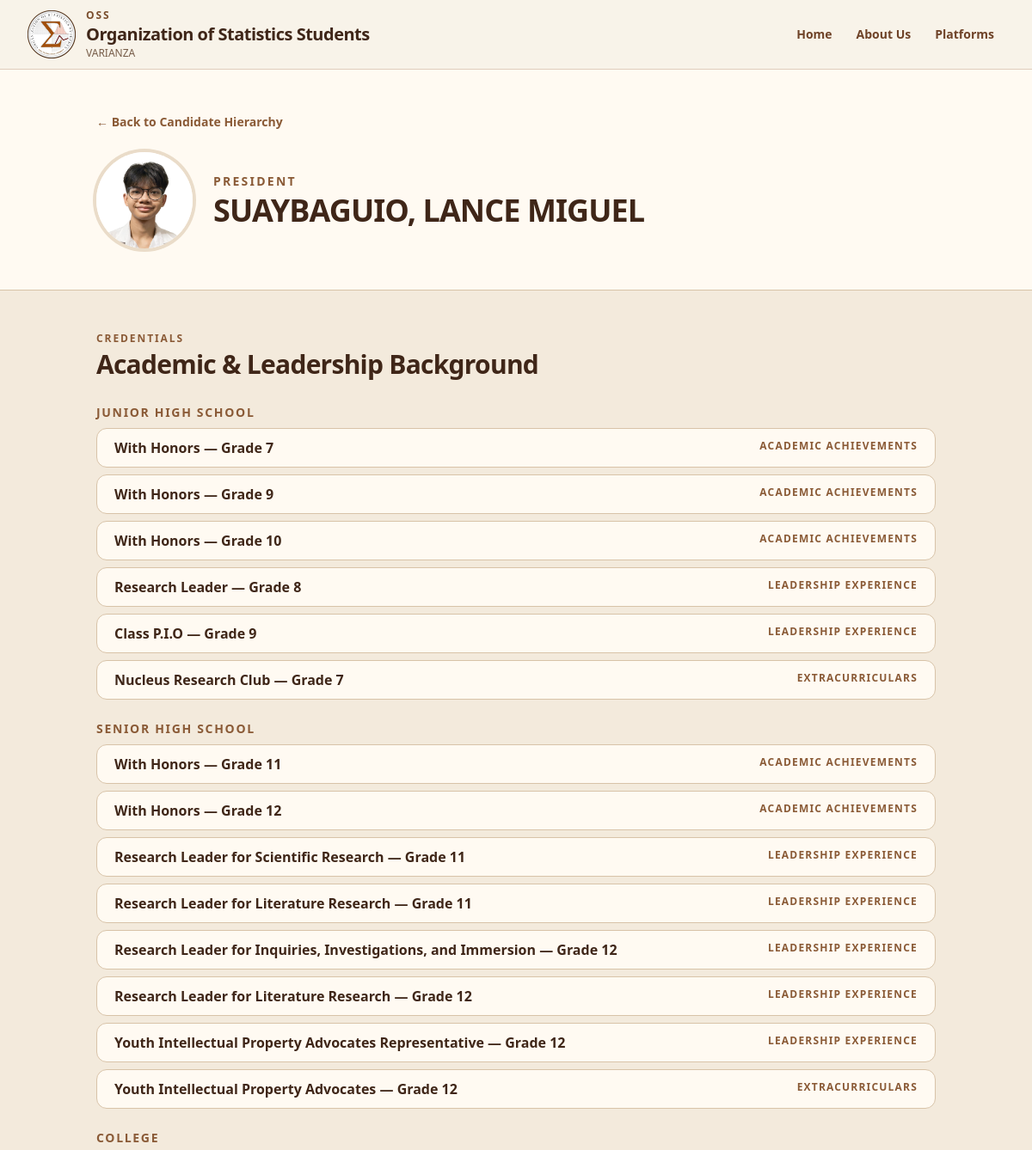
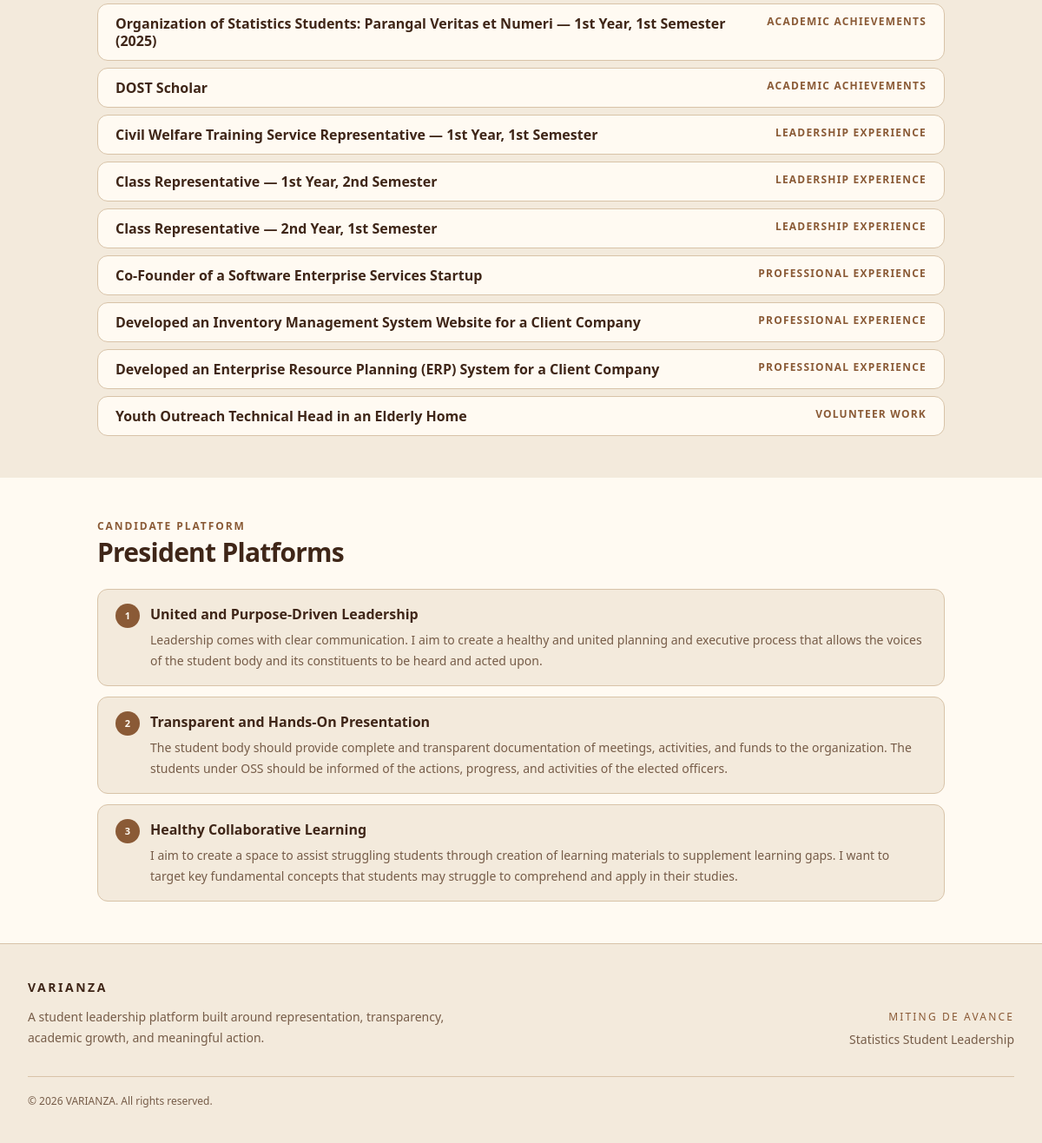
The page /candidates/suaybaguio-lance-miguel/ on the database its author committed (2 pictures, top to bottom).
### core/models.py (models this page shows, shortened)
class Candidate(models.Model):
    POSITION_CHOICES = [
        ("PRESIDENT", "President"),
        ("VP-INTERNAL", "VP-Internal"),
        ("VP-EXTERNAL", "VP-External"),
        ("SECRETARY", "Secretary"),
        ("ASST. SECRETARY", "Asst. Secretary"),
        ("TREASURER", "Treasurer"),
        ("AUDITOR", "Auditor"),
        ("ASST. AUDITOR", "Asst. Auditor"),
        ("PROJECT MANAGER", "Project Manager"),
        ("PRO", "PRO"),
        ("ECO-WARRIOR", "Eco-Warrior"),
        ("2ND YEAR REPRESENTATIVE", "2nd Year Representative"),
    ]
    name = models.CharField(max_length=150)
    slug = models.SlugField(unique=True)
    position = models.CharField(
        max_length=50,
        choices=POSITION_CHOICES,
    )
    photo = models.CharField(
        max_length=255,
        blank=True,
    )
    hierarchy_order = models.PositiveIntegerField(default=0)
    class Meta:
        ordering = ["hierarchy_order", "id"]

class CandidateCredential(models.Model):
    EDUCATION_LEVEL_CHOICES = [
        ("ELEMENTARY", "Elementary"),
        ("JUNIOR HIGH", "Junior High School"),
        ("SENIOR HIGH", "Senior High School"),
        ("COLLEGE", "College"),
        ("GENERAL", "General"),
    ]
    candidate = models.ForeignKey(
        Candidate,
        on_delete=models.CASCADE,
        related_name="credentials",
    )
    education_level = models.CharField(
        max_length=30,
        choices=EDUCATION_LEVEL_CHOICES,
    )
    category = models.CharField(max_length=100)
    title = models.CharField(max_length=255)
    description = models.TextField(blank=True)
    order = models.PositiveIntegerField(default=0)
    class Meta:
        ordering = [
            "education_level",
            "order",
            "id",
        ]

class CandidatePlatform(models.Model):
    candidate = models.ForeignKey(
        Candidate,
        on_delete=models.CASCADE,
        related_name="platforms",
    )
    title = models.CharField(max_length=200)
    description = models.TextField()
    order = models.PositiveIntegerField(default=0)
    class Meta:
        ordering = ["order", "id"]

### core/views.py (the view)
def candidate_detail(request, slug):
    candidate = get_object_or_404(
        Candidate.objects.prefetch_related(
            "platforms",
            "credentials",
        ),
        slug=slug,
    )
    credentials = list(candidate.credentials.all())
    credential_groups = [
        (
            "Junior High School",
            [c for c in credentials if c.education_level == "JUNIOR HIGH"],
        ),
        (
            "Senior High School",
            [c for c in credentials if c.education_level == "SENIOR HIGH"],
        ),
        (
            "College",
            [c for c in credentials if c.education_level == "COLLEGE"],
        ),
    ]
    return render(
        request,
        "core/candidate_detail.html",
        {
            "candidate": candidate,
            "credentials": credentials,
            "credential_groups": credential_groups,
        },
    )

### core/templates/core/candidate_detail.html (shortened to what this page needs)
{% extends "base.html" %}
{% load static %}
{% block content %}
<section class="border-b border-[#d8c3a8] bg-[#fffaf2]">
    <div class="mx-auto max-w-5xl px-5 py-8 sm:px-6 sm:py-12">
        <a
            href="{% url 'core:home' %}"
            class="text-sm font-semibold text-[#8a5a36] hover:text-[#3f2618]"
        >
            ← Back to Candidate Hierarchy
        </a>
        <div class="mt-6 flex items-center gap-4 sm:gap-6">
            {% if candidate.photo %}
                <img
                    src="{% static candidate.photo %}"
                    alt="{{ candidate.name }}"
                    class="h-20 w-20 shrink-0 rounded-full object-cover ring-4 ring-[#eadcc9] sm:h-28 sm:w-28"
                >
            {% endif %}
            <div class="min-w-0">
                <p class="text-xs font-bold uppercase tracking-[0.16em] text-[#8a5a36] sm:text-sm">
                    {{ candidate.get_position_display }}
                </p>
                <h1 class="mt-1 break-words text-2xl font-black tracking-tight text-[#3f2618] sm:text-4xl">
                    {{ candidate.name }}
                </h1>
            </div>
        </div>
    </div>
</section>
<section class="bg-[#f3eadc]">
    <div class="mx-auto max-w-5xl px-5 py-8 sm:px-6 sm:py-12">
        <p class="text-xs font-bold uppercase tracking-[0.16em] text-[#8a5a36]">
            Credentials
        </p>
        <h2 class="mt-1 text-2xl font-black tracking-tight text-[#3f2618] sm:text-3xl">
            Academic &amp; Leadership Background
        </h2>
        {% if credentials %}
            <div class="mt-7 space-y-6">
                {% for group_name, group_credentials in credential_groups %}
                    {% if group_credentials %}
                        <div>
                            <h3 class="text-sm font-bold uppercase tracking-[0.12em] text-[#8a5a36]">
                                {{ group_name }}
                            </h3>
                            <div class="mt-2 space-y-2">
                                {% for credential in group_credentials %}
                                    <article class="rounded-xl border border-[#d8c3a8] bg-[#fffaf2] px-4 py-3 sm:px-5">
                                        <div class="flex flex-col gap-1 sm:flex-row sm:items-start sm:justify-between sm:gap-4">
                                            <div class="min-w-0">
                                                <h4 class="break-words text-sm font-bold leading-5 text-[#3f2618] sm:text-base">
                                                    {{ credential.title }}
                                                </h4>
                                            </div>
                                            {% if credential.category %}
                                                <p class="shrink-0 text-[10px] font-bold uppercase tracking-[0.1em] text-[#8a5a36] sm:text-xs">
                                                    {{ credential.category }}
                                                </p>
                                            {% endif %}
                                        </div>
                                    </article>
                                {% endfor %}
                            </div>
                        </div>
                    {% endif %}
                {% endfor %}
            </div>
        {% else %}
            <p class="mt-6 text-sm text-[#765c48]">
                No credentials have been added yet.
            </p>
        {% endif %}
    </div>
</section>
<section class="bg-[#fffaf2]">
    <div class="mx-auto max-w-5xl px-5 py-8 sm:px-6 sm:py-12">
        <p class="text-xs font-bold uppercase tracking-[0.16em] text-[#8a5a36]">
            Candidate Platform
        </p>
        <h2 class="mt-1 text-2xl font-black tracking-tight text-[#3f2618] sm:text-3xl">
            {{ candidate.get_position_display }} Platforms
        </h2>
        <div class="mt-6 space-y-3">
            {% for platform in candidate.platforms.all %}
                <article class="rounded-xl border border-[#d8c3a8] bg-[#f3eadc] px-4 py-4 sm:px-5">
                    <div class="flex items-start gap-3">
                        <div class="flex h-7 w-7 shrink-0 items-center justify-center rounded-full bg-[#8a5a36] text-[11px] font-bold text-[#fffaf2]">
                            {{ forloop.counter }}
                        </div>
                        <div class="min-w-0">
                            <h3 class="break-words text-sm font-bold text-[#3f2618] sm:text-base">
                                {{ platform.title }}
                            </h3>
                            {% if platform.description %}
                                <p class="mt-1.5 break-words text-xs leading-5 text-[#765c48] sm:text-sm sm:leading-6">
                                    {{ platform.description }}
                                </p>
                            {% endif %}
                        </div>
                    </div>
                </article>
            {% empty %}
                <p class="text-sm text-[#765c48]">
                    No platforms have been added yet.
                </p>
            {% endfor %}
        </div>
    </div>
</section>
{% endblock %}

### theme/templates/base.html (shortened to what this page needs)
{% load static tailwind_tags %}
<!DOCTYPE html>
<html lang="en">
<head>
    {% tailwind_css %}
</head>
<body class="flex min-h-screen flex-col bg-[#fffaf2] text-[#4a2d1c] antialiased">
    {% include "partials/header.html" %}
    <main class="flex-1">
        {% block content %}
        {% endblock %}
    </main>
    {% include "partials/footer.html" %}
</body>
</html>

### theme/templates/partials/header.html (shortened to what this page needs)
{% load static %}
<header class="sticky top-0 z-50 border-b border-amber-900/20 bg-[#f8f3e9]">
    <div class="mx-auto max-w-7xl px-4 sm:px-6 lg:px-8">
        <div class="flex min-h-16 items-center justify-between gap-4 lg:min-h-20">
            <a
                href="{% url 'core:home' %}"
                class="group flex min-w-0 items-center gap-2.5 sm:gap-3"
                aria-label="VARIANZA home"
            >
                <div class="flex h-11 w-11 shrink-0 items-center justify-center sm:h-12 sm:w-12 lg:h-14 lg:w-14">
                    <img
                        src="{% static 'theme/images/emblem.png' %}"
                        alt="VARIANZA emblem"
                        class="max-h-11 max-w-11 object-contain transition-transform duration-200 group-hover:scale-[1.03] sm:max-h-12 sm:max-w-12 lg:max-h-14 lg:max-w-14"
                    >
                </div>
                <div class="min-w-0">
                    <p class="text-[10px] font-semibold uppercase tracking-[0.16em] text-[#7a4e2d] sm:text-xs">
                        OSS
                    </p>
                    <p class="truncate text-base font-black tracking-tight text-[#3f2618] sm:text-lg lg:text-xl">
                        Organization of Statistics Students
                    </p>
                    <p class="hidden text-xs text-[#765c48] sm:block">
                        VARIANZA
                    </p>
                </div>
            </a>
            <nav class="hidden items-center gap-1 lg:flex">
                <a
                    href="{% url 'core:home' %}"
                    class="rounded-lg px-3 py-2 text-sm font-semibold text-[#6f4328] transition hover:bg-[#f3eadc] hover:text-[#3f2618]"
                >
                    Home
                </a>
                <a
                    href="{% url 'core:about' %}"
                    class="rounded-lg px-3 py-2 text-sm font-semibold text-[#6f4328] transition hover:bg-[#f3eadc] hover:text-[#3f2618]"
                >
                    About Us
                </a>
                <a
                    href="{% url 'core:platforms' %}"
                    class="rounded-lg px-3 py-2 text-sm font-semibold text-[#6f4328] transition hover:bg-[#f3eadc] hover:text-[#3f2618]"
                >
                    Platforms
                </a>
            </nav>
        </div>
    </div>
</header>

### theme/templates/partials/footer.html
<footer class="border-t border-[#d8c3a8] bg-[#f3eadc]">
    <div class="mx-auto max-w-7xl px-5 py-10 sm:px-6 lg:px-8">
        <div class="grid gap-8 md:grid-cols-2 md:items-end">
            <div>
                <p class="text-sm font-semibold uppercase tracking-[0.18em] text-[#3f2618]">
                    VARIANZA
                </p>
                <p class="mt-3 max-w-lg text-sm leading-6 text-[#765c48]">
                    A student leadership platform built around representation,
                    transparency, academic growth, and meaningful action.
                </p>
            </div>
            <div class="md:text-right">
                <p class="text-xs uppercase tracking-[0.18em] text-[#8a5a36]">
                    Miting de Avance
                </p>
                <p class="mt-2 text-sm text-[#765c48]">
                    Statistics Student Leadership
                </p>
            </div>
        </div>
        <div class="mt-8 border-t border-[#d8c3a8] pt-5">
            <p class="text-xs text-[#765c48]">
                © {% now "Y" %} VARIANZA. All rights reserved.
            </p>
        </div>
    </div>
</footer>

### rows shown on the page
Candidate: photo (picture), position "PRESIDENT", name "SUAYBAGUIO, LANCE MIGUEL", position "President"
CandidateCredential: group_name "JUNIOR HIGH SCHOOL", title "With Honors — Grade 7", category "ACADEMIC ACHIEVEMENTS"
CandidateCredential: title "With Honors — Grade 9", category "ACADEMIC ACHIEVEMENTS"
CandidateCredential: title "With Honors — Grade 10", category "ACADEMIC ACHIEVEMENTS"
CandidateCredential: title "Research Leader — Grade 8", category "LEADERSHIP EXPERIENCE"
CandidateCredential: title "Class P.I.O — Grade 9", category "LEADERSHIP EXPERIENCE"
CandidateCredential: title "Nucleus Research Club — Grade 7", category "EXTRACURRICULARS"
CandidateCredential: group_name "SENIOR HIGH SCHOOL", title "With Honors — Grade 11", category "ACADEMIC ACHIEVEMENTS"
CandidateCredential: title "With Honors — Grade 12", category "ACADEMIC ACHIEVEMENTS"
CandidateCredential: title "Research Leader for Scientific Research — Grade 11", category "LEADERSHIP EXPERIENCE"
CandidateCredential: title "Research Leader for Literature Research — Grade 11", category "LEADERSHIP EXPERIENCE"
CandidateCredential: title "Research Leader for Inquiries, Investigations, and Immersion — Grade 12", category "LEADERSHIP EXPERIENCE"
CandidateCredential: title "Research Leader for Literature Research — Grade 12", category "LEADERSHIP EXPERIENCE"
CandidateCredential: title "Youth Intellectual Property Advocates Representative — Grade 12", category "LEADERSHIP EXPERIENCE"
CandidateCredential: title "Youth Intellectual Property Advocates — Grade 12", category "EXTRACURRICULARS"
CandidateCredential: education_level "COLLEGE", title "Organization of Statistics Students: Parangal Veritas et Numeri — 1st Year, 1st Semester (2025)", category "ACADEMIC ACHIEVEMENTS"
CandidateCredential: title "DOST Scholar", category "ACADEMIC ACHIEVEMENTS"
CandidateCredential: title "Civil Welfare Training Service Representative — 1st Year, 1st Semester", category "LEADERSHIP EXPERIENCE"
CandidateCredential: title "Class Representative — 1st Year, 2nd Semester", category "LEADERSHIP EXPERIENCE"
CandidateCredential: title "Class Representative — 2nd Year, 1st Semester", category "LEADERSHIP EXPERIENCE"
CandidateCredential: title "Co-Founder of a Software Enterprise Services Startup", category "PROFESSIONAL EXPERIENCE"
CandidateCredential: title "Developed an Inventory Management System Website for a Client Company", category "PROFESSIONAL EXPERIENCE"
CandidateCredential: title "Developed an Enterprise Resource Planning (ERP) System for a Client Company", category "PROFESSIONAL EXPERIENCE"
CandidateCredential: title "Youth Outreach Technical Head in an Elderly Home", category "VOLUNTEER WORK"
CandidatePlatform: title "United and Purpose-Driven Leadership", description "Leadership comes with clear communication. I aim to create a healthy and united planning and executive process that allows the voices of the student body and its constituents to be heard and acted upon."
CandidatePlatform: title "Transparent and Hands-On Presentation", description "The student body should provide complete and transparent documentation of meetings, activities, and funds to the organization. The students under OSS should be informed of the actions, progress, and activities of the elected officers."
CandidatePlatform: title "Healthy Collaborative Learning", description "I aim to create a space to assist struggling students through creation of learning materials to supplement learning gaps. I want to target key fundamental concepts that students may struggle to comprehend and apply in their studies."
